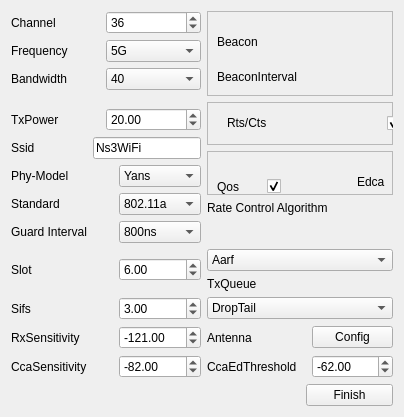
     <widget class="QWidget" name="tab_3">
      <attribute name="title">
       <string>Phy-Mac</string>
      </attribute>
      <layout class="QGridLayout" name="gridLayout">
       <item row="14" column="3">
        <widget class="QDoubleSpinBox" name="doubleSpinBox_8">
         <property name="value">
          <double>3.000000000000000</double>
         </property>
        </widget>
       </item>
       <item row="0" column="2" colspan="2">
        <widget class="QSpinBox" name="spinBox">
         <property name="value">
          <number>36</number>
         </property>
        </widget>
       </item>
       <item row="9" column="0" rowspan="2" colspan="2">
        <widget class="QLabel" name="label_15">
         <property name="text">
          <string>Standard</string>
         </property>
        </widget>
       </item>
       <item row="16" column="3">
        <widget class="QDoubleSpinBox" name="doubleSpinBox_11">
         <property name="minimum">
          <double>-65535.000000000000000</double>
         </property>
         <property name="maximum">
          <double>65535.989999999997963</double>
         </property>
         <property name="value">
          <double>-82.000000000000000</double>
         </property>
        </widget>
       </item>
       <item row="12" column="4" colspan="3">
        <widget class="QComboBox" name="comboBox_7">
         <item>
          <property name="text">
           <string>Aarf</string>
          </property>
         </item>
         <item>
          <property name="text">
           <string>Amrr</string>
          </property>
         </item>
         <item>
          <property name="text">
           <string>Arf</string>
          </property>
         </item>
         <item>
          <property name="text">
           <string>Cara</string>
          </property>
         </item>
         <item>
          <property name="text">
           <string>Onoe</string>
          </property>
         </item>
         <item>
          <property name="text">
           <string>Rraa</string>
          </property>
         </item>
         <item>
          <property name="text">
           <string>Minstrel</string>
          </property>
         </item>
         <item>
          <property name="text">
           <string>Ideal</string>
          </property>
         </item>
         <item>
          <property name="text">
           <string>Constant</string>
          </property>
         </item>
         <item>
          <property name="text">
           <string>ThomsonSampling</string>
          </property>
         </item>
        </widget>
       </item>
       <item row="0" column="0">
        <widget class="QLabel" name="label_9">
         <property name="text">
          <string>Channel</string>
         </property>
        </widget>
       </item>
       <item row="12" column="3" rowspan="2">
        <widget class="QDoubleSpinBox" name="doubleSpinBox_7">
         <property name="value">
          <double>6.000000000000000</double>
         </property>
        </widget>
       </item>
       <item row="6" column="0" rowspan="2">
        <widget class="QLabel" name="label_13">
         <property name="text">
          <string>Ssid</string>
         </property>
        </widget>
       </item>
       <item row="14" column="4" colspan="3">
        <widget class="QComboBox" name="comboBox_8">
         <item>
          <property name="text">
           <string>DropTail</string>
          </property>
         </item>
         <item>
          <property name="text">
           <string>Red</string>
          </property>
         </item>
         <item>
          <property name="text">
           <string>CoDel</string>
          </property>
         </item>
         <item>
          <property name="text">
           <string>FqCoDel</string>
          </property>
         </item>
         <item>
          <property name="text">
           <string>PfifoFast</string>
          </property>
         </item>
        </widget>
       </item>
       <item row="8" column="3">
        <widget class="QComboBox" name="comboBox_4">
         <item>
          <property name="text">
           <string>Yans</string>
          </property>
         </item>
         <item>
          <property name="text">
           <string>Spectrum</string>
          </property>
         </item>
        </widget>
       </item>
       <item row="5" column="2" colspan="2">
        <widget class="QDoubleSpinBox" name="doubleSpinBox_6">
         <property name="value">
          <double>20.000000000000000</double>
         </property>
        </widget>
       </item>
       <item row="11" column="0">
        <widget class="QLabel" name="label_48">
         <property name="text">
          <string>Guard Interval</string>
         </property>
        </widget>
       </item>
       <item row="1" column="2" colspan="2">
        <widget class="QComboBox" name="comboBox_3">
         <item>
          <property name="text">
           <string>5G</string>
          </property>
         </item>
         <item>
          <property name="text">
           <string>2.4G</string>
          </property>
         </item>
        </widget>
       </item>
       <item row="6" column="1" rowspan="2" colspan="3">
        <widget class="QLineEdit" name="lineEdit">
         <property name="text">
          <string>Ns3WiFi</string>
         </property>
        </widget>
       </item>
       <item row="16" column="4">
        <widget class="QLabel" name="label_19">
         <property name="text">
          <string>CcaEdThreshold </string>
         </property>
        </widget>
       </item>
       <item row="12" column="0" rowspan="2">
        <widget class="QLabel" name="label_16">
         <property name="text">
          <string>Slot</string>
         </property>
        </widget>
       </item>
       <item row="9" column="3" rowspan="2">
        <widget class="QComboBox" name="comboBox_5">
         <property name="currentText">
          <string>802.11a</string>
         </property>
         <item>
          <property name="text">
           <string>802.11a</string>
          </property>
         </item>
         <item>
          <property name="text">
           <string>802.11b</string>
          </property>
         </item>
         <item>
          <property name="text">
           <string>802.11g</string>
          </property>
         </item>
         <item>
          <property name="text">
           <string>802.11n</string>
          </property>
         </item>
         <item>
          <property name="text">
           <string>802.11ac</string>
          </property>
         </item>
         <item>
          <property name="text">
           <string>802.11ax</string>
          </property>
         </item>
        </widget>
       </item>
       <item row="15" column="6">
        <widget class="QPushButton" name="pushButton_9">
         <property name="text">
          <string>Config</string>
         </property>
        </widget>
       </item>
       <item row="0" column="4" rowspan="4" colspan="3">
        <widget class="QFrame" name="frame">
         <property name="frameShape">
          <enum>QFrame::Shape::StyledPanel</enum>
         </property>
         <property name="frameShadow">
          <enum>QFrame::Shadow::Raised</enum>
         </property>
         <widget class="QLabel" name="label_21">
          <property name="geometry">
           <rect>
            <x>10</x>
            <y>20</y>
            <width>101</width>
            <height>21</height>
           </rect>
          </property>
          <property name="text">
           <string>Beacon</string>
          </property>
         </widget>
         <widget class="QCheckBox" name="checkBox">
          <property name="geometry">
           <rect>
            <x>220</x>
            <y>20</y>
            <width>81</width>
            <height>22</height>
           </rect>
          </property>
          <property name="text">
           <string>Set</string>
          </property>
          <property name="checked">
           <bool>true</bool>
          </property>
         </widget>
         <widget class="QLabel" name="label_22">
          <property name="geometry">
           <rect>
            <x>10</x>
            <y>50</y>
            <width>171</width>
            <height>31</height>
           </rect>
          </property>
          <property name="text">
           <string>BeaconInterval</string>
          </property>
         </widget>
         <widget class="QDoubleSpinBox" name="doubleSpinBox_12">
          <property name="geometry">
           <rect>
            <x>200</x>
            <y>50</y>
            <width>81</width>
            <height>31</height>
           </rect>
          </property>
          <property name="maximum">
           <double>65535.989999999997963</double>
          </property>
          <property name="value">
           <double>100.000000000000000</double>
          </property>
         </widget>
         <widget class="QLabel" name="label_23">
          <property name="geometry">
           <rect>
            <x>10</x>
            <y>90</y>
            <width>151</width>
            <height>21</height>
           </rect>
          </property>
          <property name="text">
           <string>Beacon_Rate</string>
          </property>
         </widget>
         <widget class="QDoubleSpinBox" name="doubleSpinBox_13">
          <property name="geometry">
           <rect>
            <x>200</x>
            <y>90</y>
            <width>81</width>
            <height>31</height>
           </rect>
          </property>
          <property name="value">
           <double>1.000000000000000</double>
          </property>
         </widget>
         <widget class="QLabel" name="label_24">
          <property name="geometry">
           <rect>
            <x>10</x>
            <y>180</y>
            <width>151</width>
            <height>21</height>
           </rect>
          </property>
          <property name="text">
           <string>BeaconJitter</string>
          </property>
         </widget>
         <widget class="QCheckBox" name="checkBox_2">
          <property name="geometry">
           <rect>
            <x>220</x>
            <y>170</y>
            <width>61</width>
            <height>41</height>
           </rect>
          </property>
          <property name="text">
           <string>Set</string>
          </property>
          <property name="checked">
           <bool>true</bool>
          </property>
         </widget>
        </widget>
       </item>
       <item row="8" column="0" colspan="2">
        <widget class="QLabel" name="label_14">
         <property name="text">
          <string>Phy-Model</string>
         </property>
        </widget>
       </item>
       <item row="15" column="4">
        <widget class="QLabel" name="label_35">
         <property name="text">
          <string>Antenna</string>
         </property>
        </widget>
       </item>
       <item row="1" column="0" colspan="2">
        <widget class="QLabel" name="label_10">
         <property name="text">
          <string>Frequency</string>
         </property>
        </widget>
       </item>
       <item row="4" column="4" rowspan="3" colspan="3">
        <widget class="QFrame" name="frame_2">
         <property name="frameShape">
          <enum>QFrame::Shape::StyledPanel</enum>
         </property>
         <property name="frameShadow">
          <enum>QFrame::Shadow::Raised</enum>
         </property>
         <widget class="QLabel" name="label_29">
          <property name="geometry">
           <rect>
            <x>20</x>
            <y>10</y>
            <width>91</width>
            <height>21</height>
           </rect>
          </property>
          <property name="text">
           <string>Rts/Cts</string>
          </property>
         </widget>
         <widget class="QCheckBox" name="checkBox_5">
          <property name="geometry">
           <rect>
            <x>180</x>
            <y>10</y>
            <width>81</width>
            <height>22</height>
           </rect>
          </property>
          <property name="text">
           <string>Set</string>
          </property>
          <property name="checked">
           <bool>true</bool>
          </property>
         </widget>
         <widget class="QLabel" name="label_30">
          <property name="geometry">
           <rect>
            <x>20</x>
            <y>120</y>
            <width>101</width>
            <height>41</height>
           </rect>
          </property>
          <property name="text">
           <string>Threshold</string>
          </property>
         </widget>
         <widget class="QSpinBox" name="spinBox_3">
          <property name="geometry">
           <rect>
            <x>160</x>
            <y>120</y>
            <width>101</width>
            <height>40</height>
           </rect>
          </property>
          <property name="minimumSize">
           <size>
            <width>0</width>
            <height>40</height>
           </size>
          </property>
          <property name="maximum">
           <number>65535</number>
          </property>
          <property name="value">
           <number>65535</number>
          </property>
         </widget>
        </widget>
       </item>
       <item row="15" column="3">
        <widget class="QDoubleSpinBox" name="doubleSpinBox_9">
         <property name="minimum">
          <double>-65535.000000000000000</double>
         </property>
         <property name="maximum">
          <double>65535.989999999997963</double>
         </property>
         <property name="singleStep">
          <double>1.000000000000000</double>
         </property>
         <property name="value">
          <double>-121.000000000000000</double>
         </property>
        </widget>
       </item>
       <item row="16" column="6">
        <widget class="QDoubleSpinBox" name="doubleSpinBox_10">
         <property name="minimum">
          <double>-65535.000000000000000</double>
         </property>
         <property name="maximum">
          <double>65535.989999999997963</double>
         </property>
         <property name="value">
          <double>-62.000000000000000</double>
         </property>
        </widget>
       </item>
       <item row="17" column="5" colspan="2">
        <widget class="QPushButton" name="pushButton_6">
         <property name="text">
          <string>Finish</string>
         </property>
        </widget>
       </item>
       <item row="13" column="4" colspan="2">
        <widget class="QLabel" name="label_34">
         <property name="text">
          <string>TxQueue</string>
         </property>
        </widget>
       </item>
       <item row="11" column="3">
        <widget class="QComboBox" name="comboBox_15">
         <property name="currentIndex">
          <number>1</number>
         </property>
         <item>
          <property name="text">
           <string>400ns</string>
          </property>
         </item>
         <item>
          <property name="text">
           <string>800ns</string>
          </property>
         </item>
         <item>
          <property name="text">
           <string>1600ns</string>
          </property>
         </item>
         <item>
          <property name="text">
           <string>3200ns</string>
          </property>
         </item>
        </widget>
       </item>
       <item row="14" column="0">
        <widget class="QLabel" name="label_17">
         <property name="text">
          <string>Sifs</string>
         </property>
        </widget>
       </item>
       <item row="7" column="4" rowspan="3" colspan="3">
        <widget class="QFrame" name="frame_3">
         <property name="frameShape">
          <enum>QFrame::Shape::StyledPanel</enum>
         </property>
         <property name="frameShadow">
          <enum>QFrame::Shadow::Raised</enum>
         </property>
         <widget class="QLabel" name="label_31">
          <property name="geometry">
           <rect>
            <x>10</x>
            <y>20</y>
            <width>41</width>
            <height>31</height>
           </rect>
          </property>
          <property name="text">
           <string>Qos</string>
          </property>
         </widget>
         <widget class="QCheckBox" name="checkBox_6">
          <property name="geometry">
           <rect>
            <x>60</x>
            <y>20</y>
            <width>21</width>
            <height>31</height>
           </rect>
          </property>
          <property name="text">
           <string/>
          </property>
          <property name="checked">
           <bool>true</bool>
          </property>
         </widget>
         <widget class="QLabel" name="label_32">
          <property name="geometry">
           <rect>
            <x>150</x>
            <y>10</y>
            <width>71</width>
            <height>41</height>
           </rect>
          </property>
          <property name="text">
           <string>Edca</string>
          </property>
         </widget>
         <widget class="QComboBox" name="comboBox_6">
          <property name="geometry">
           <rect>
            <x>240</x>
            <y>10</y>
            <width>111</width>
            <height>41</height>
           </rect>
          </property>
          <item>
           <property name="text">
            <string>AC_VO</string>
           </property>
          </item>
          <item>
           <property name="text">
            <string>AC_VI</string>
           </property>
          </item>
          <item>
           <property name="text">
            <string>AC_BE</string>
           </property>
          </item>
          <item>
           <property name="text">
            <string>AC_BK</string>
           </property>
          </item>
         </widget>
         <widget class="QPushButton" name="pushButton_8">
          <property name="geometry">
           <rect>
            <x>10</x>
            <y>70</y>
            <width>251</width>
            <height>41</height>
           </rect>
          </property>
          <property name="text">
           <string>Edca Config</string>
          </property>
         </widget>
        </widget>
       </item>
       <item row="5" column="0">
        <widget class="QLabel" name="label_12">
         <property name="text">
          <string>TxPower</string>
         </property>
        </widget>
       </item>
       <item row="15" column="0" colspan="3">
        <widget class="QLabel" name="label_18">
         <property name="text">
          <string>RxSensitivity  </string>
         </property>
        </widget>
       </item>
       <item row="16" column="0" colspan="3">
        <widget class="QLabel" name="label_20">
         <property name="text">
          <string>CcaSensitivity </string>
         </property>
        </widget>
       </item>
       <item row="10" column="4" colspan="3">
        <widget class="QLabel" name="label_33">
         <property name="text">
          <string>Rate Control Algorithm</string>
         </property>
        </widget>
       </item>
       <item row="2" column="0">
        <widget class="QLabel" name="label_11">
         <property name="text">
          <string>Bandwidth</string>
         </property>
        </widget>
       </item>
       <item row="2" column="2" colspan="2">
        <widget class="QComboBox" name="comboBox_16">
         <property name="currentIndex">
          <number>1</number>
         </property>
         <item>
          <property name="text">
           <string>20</string>
          </property>
         </item>
         <item>
          <property name="text">
           <string>40</string>
          </property>
         </item>
         <item>
          <property name="text">
           <string>80</string>
          </property>
         </item>
         <item>
          <property name="text">
           <string>160</string>
          </property>
         </item>
        </widget>
       </item>
      </layout>
     </widget>
